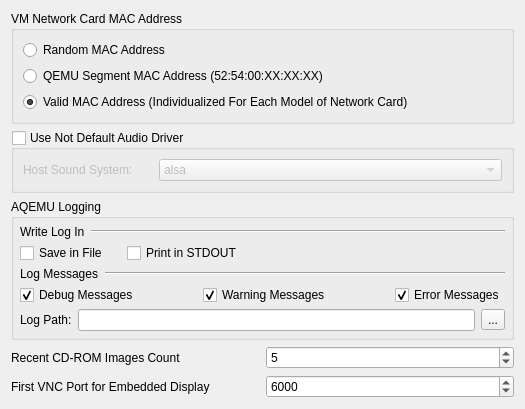
     <widget class="QWidget" name="Tab_Other" >
      <attribute name="title" >
       <string>Other</string>
      </attribute>
      <layout class="QGridLayout" name="gridLayout_7" >
       <item row="0" column="0" >
        <widget class="QGroupBox" name="GB_NetCard_MAC" >
         <property name="sizePolicy" >
          <sizepolicy vsizetype="Maximum" hsizetype="Preferred" >
           <horstretch>0</horstretch>
           <verstretch>0</verstretch>
          </sizepolicy>
         </property>
         <property name="title" >
          <string>VM Network Card MAC Address</string>
         </property>
         <property name="flat" >
          <bool>true</bool>
         </property>
         <layout class="QGridLayout" name="gridLayout_4" >
          <item row="0" column="0" >
           <widget class="QRadioButton" name="RB_MAC_Random" >
            <property name="text" >
             <string>Random MAC Address</string>
            </property>
           </widget>
          </item>
          <item row="1" column="0" >
           <widget class="QRadioButton" name="RB_MAC_QEMU" >
            <property name="text" >
             <string>QEMU Segment MAC Address (52:54:00:XX:XX:XX)</string>
            </property>
           </widget>
          </item>
          <item row="2" column="0" >
           <widget class="QRadioButton" name="RB_MAC_Valid" >
            <property name="text" >
             <string>Valid MAC Address (Individualized For Each Model of Network Card)</string>
            </property>
            <property name="checked" >
             <bool>true</bool>
            </property>
           </widget>
          </item>
         </layout>
        </widget>
       </item>
       <item row="1" column="0" >
        <widget class="QGroupBox" name="GB_Audio_Default" >
         <property name="sizePolicy" >
          <sizepolicy vsizetype="Maximum" hsizetype="Preferred" >
           <horstretch>0</horstretch>
           <verstretch>0</verstretch>
          </sizepolicy>
         </property>
         <property name="title" >
          <string>Use Not Default Audio Driver</string>
         </property>
         <property name="flat" >
          <bool>true</bool>
         </property>
         <property name="checkable" >
          <bool>true</bool>
         </property>
         <property name="checked" >
          <bool>false</bool>
         </property>
         <layout class="QGridLayout" name="gridLayout_6" >
          <item row="0" column="0" >
           <widget class="QLabel" name="Label_Host_Sound_System" >
            <property name="sizePolicy" >
             <sizepolicy vsizetype="Preferred" hsizetype="Maximum" >
              <horstretch>0</horstretch>
              <verstretch>0</verstretch>
             </sizepolicy>
            </property>
            <property name="text" >
             <string>Host Sound System:</string>
            </property>
           </widget>
          </item>
          <item row="0" column="1" >
           <spacer name="horizontalSpacer_3" >
            <property name="orientation" >
             <enum>Qt::Horizontal</enum>
            </property>
            <property name="sizeType" >
             <enum>QSizePolicy::Fixed</enum>
            </property>
            <property name="sizeHint" stdset="0" >
             <size>
              <width>20</width>
              <height>20</height>
             </size>
            </property>
           </spacer>
          </item>
          <item row="0" column="2" >
           <widget class="QComboBox" name="CB_Host_Sound_System" >
            <property name="maxCount" >
             <number>32</number>
            </property>
            <item>
             <property name="text" >
              <string>alsa</string>
             </property>
            </item>
            <item>
             <property name="text" >
              <string>oss</string>
             </property>
            </item>
            <item>
             <property name="text" >
              <string>sdl</string>
             </property>
            </item>
            <item>
             <property name="text" >
              <string>wav</string>
             </property>
            </item>
            <item>
             <property name="text" >
              <string>none</string>
             </property>
            </item>
           </widget>
          </item>
         </layout>
        </widget>
       </item>
       <item row="2" column="0" >
        <widget class="QGroupBox" name="GB_AQEMU_Log" >
         <property name="title" >
          <string>AQEMU Logging</string>
         </property>
         <layout class="QGridLayout" >
          <property name="margin" >
           <number>6</number>
          </property>
          <property name="spacing" >
           <number>4</number>
          </property>
          <item row="0" column="0" >
           <layout class="QHBoxLayout" >
            <property name="spacing" >
             <number>6</number>
            </property>
            <property name="margin" >
             <number>0</number>
            </property>
            <item>
             <widget class="QLabel" name="Label_Save_Log_In" >
              <property name="sizePolicy" >
               <sizepolicy vsizetype="Preferred" hsizetype="Maximum" >
                <horstretch>0</horstretch>
                <verstretch>0</verstretch>
               </sizepolicy>
              </property>
              <property name="text" >
               <string>Write Log In</string>
              </property>
             </widget>
            </item>
            <item>
             <widget class="Line" name="line_13" >
              <property name="orientation" >
               <enum>Qt::Horizontal</enum>
              </property>
             </widget>
            </item>
           </layout>
          </item>
          <item row="1" column="0" >
           <layout class="QHBoxLayout" >
            <property name="spacing" >
             <number>6</number>
            </property>
            <property name="margin" >
             <number>0</number>
            </property>
            <item>
             <widget class="QCheckBox" name="CH_Log_Save_in_File" >
              <property name="text" >
               <string>Save in File</string>
              </property>
             </widget>
            </item>
            <item>
             <spacer>
              <property name="orientation" >
               <enum>Qt::Horizontal</enum>
              </property>
              <property name="sizeType" >
               <enum>QSizePolicy::Fixed</enum>
              </property>
              <property name="sizeHint" stdset="0" >
               <size>
                <width>13</width>
                <height>15</height>
               </size>
              </property>
             </spacer>
            </item>
            <item>
             <widget class="QCheckBox" name="CH_Log_Print_in_STDIO" >
              <property name="text" >
               <string>Print in STDOUT</string>
              </property>
             </widget>
            </item>
            <item>
             <spacer>
              <property name="orientation" >
               <enum>Qt::Horizontal</enum>
              </property>
              <property name="sizeHint" stdset="0" >
               <size>
                <width>262</width>
                <height>17</height>
               </size>
              </property>
             </spacer>
            </item>
           </layout>
          </item>
          <item row="2" column="0" >
           <layout class="QHBoxLayout" >
            <property name="spacing" >
             <number>6</number>
            </property>
            <property name="margin" >
             <number>0</number>
            </property>
            <item>
             <widget class="QLabel" name="Label_Log_Messages" >
              <property name="sizePolicy" >
               <sizepolicy vsizetype="Preferred" hsizetype="Maximum" >
                <horstretch>0</horstretch>
                <verstretch>0</verstretch>
               </sizepolicy>
              </property>
              <property name="text" >
               <string>Log Messages</string>
              </property>
             </widget>
            </item>
            <item>
             <widget class="Line" name="line_14" >
              <property name="orientation" >
               <enum>Qt::Horizontal</enum>
              </property>
             </widget>
            </item>
           </layout>
          </item>
          <item row="3" column="0" >
           <layout class="QHBoxLayout" >
            <property name="spacing" >
             <number>6</number>
            </property>
            <property name="margin" >
             <number>0</number>
            </property>
            <item>
             <widget class="QCheckBox" name="CH_Log_Debug" >
              <property name="text" >
               <string>Debug Messages</string>
              </property>
              <property name="checked" >
               <bool>true</bool>
              </property>
             </widget>
            </item>
            <item>
             <spacer>
              <property name="orientation" >
               <enum>Qt::Horizontal</enum>
              </property>
              <property name="sizeHint" stdset="0" >
               <size>
                <width>40</width>
                <height>20</height>
               </size>
              </property>
             </spacer>
            </item>
            <item>
             <widget class="QCheckBox" name="CH_Log_Warning" >
              <property name="text" >
               <string>Warning Messages</string>
              </property>
              <property name="checked" >
               <bool>true</bool>
              </property>
             </widget>
            </item>
            <item>
             <spacer>
              <property name="orientation" >
               <enum>Qt::Horizontal</enum>
              </property>
              <property name="sizeHint" stdset="0" >
               <size>
                <width>40</width>
                <height>20</height>
               </size>
              </property>
             </spacer>
            </item>
            <item>
             <widget class="QCheckBox" name="CH_Log_Error" >
              <property name="text" >
               <string>Error Messages</string>
              </property>
              <property name="checked" >
               <bool>true</bool>
              </property>
             </widget>
            </item>
           </layout>
          </item>
          <item row="4" column="0" >
           <layout class="QHBoxLayout" >
            <property name="spacing" >
             <number>6</number>
            </property>
            <property name="margin" >
             <number>0</number>
            </property>
            <item>
             <widget class="QLabel" name="Label_Log_Path" >
              <property name="text" >
               <string>Log Path:</string>
              </property>
             </widget>
            </item>
            <item>
             <widget class="QLineEdit" name="Edit_Log_Path" >
              <property name="text" >
               <string/>
              </property>
             </widget>
            </item>
            <item>
             <widget class="QToolButton" name="TB_Log_File" >
              <property name="text" >
               <string>...</string>
              </property>
             </widget>
            </item>
           </layout>
          </item>
         </layout>
        </widget>
       </item>
       <item row="3" column="0" >
        <layout class="QGridLayout" name="gridLayout_3" >
         <item row="0" column="0" >
          <widget class="QLabel" name="Label_Recent_Count" >
           <property name="text" >
            <string>Recent CD-ROM Images Count</string>
           </property>
          </widget>
         </item>
         <item row="0" column="1" >
          <widget class="QSpinBox" name="SB_Recent_Count" >
           <property name="minimum" >
            <number>1</number>
           </property>
           <property name="maximum" >
            <number>10</number>
           </property>
           <property name="value" >
            <number>5</number>
           </property>
          </widget>
         </item>
         <item row="1" column="0" >
          <widget class="QLabel" name="Label_First_VNC_Port" >
           <property name="text" >
            <string>First VNC Port for Embedded Display</string>
           </property>
          </widget>
         </item>
         <item row="1" column="1" >
          <widget class="QSpinBox" name="SB_First_VNC_Port" >
           <property name="minimum" >
            <number>5900</number>
           </property>
           <property name="maximum" >
            <number>59636</number>
           </property>
           <property name="value" >
            <number>6000</number>
           </property>
          </widget>
         </item>
        </layout>
       </item>
      </layout>
     </widget>
